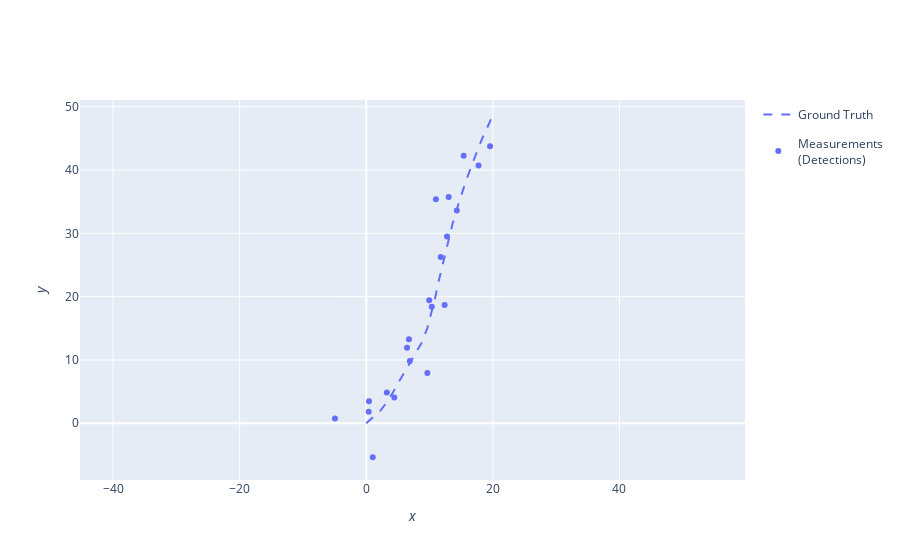

The code cell stored with this chart in its notebook:
### Markdown cell above
Now generate the measurements and results

### Code cell
# Generate the measurements
measurements = []
for state in truth_path:
    measurement = measurement_model.function(state, noise=True)
    measurements.append(Detection(measurement,
                                  timestamp=state.timestamp,
                                  measurement_model=measurement_model))

# Plot thie results
plotter.plot_measurements(measurements, [0, 2])
plotter.fig
